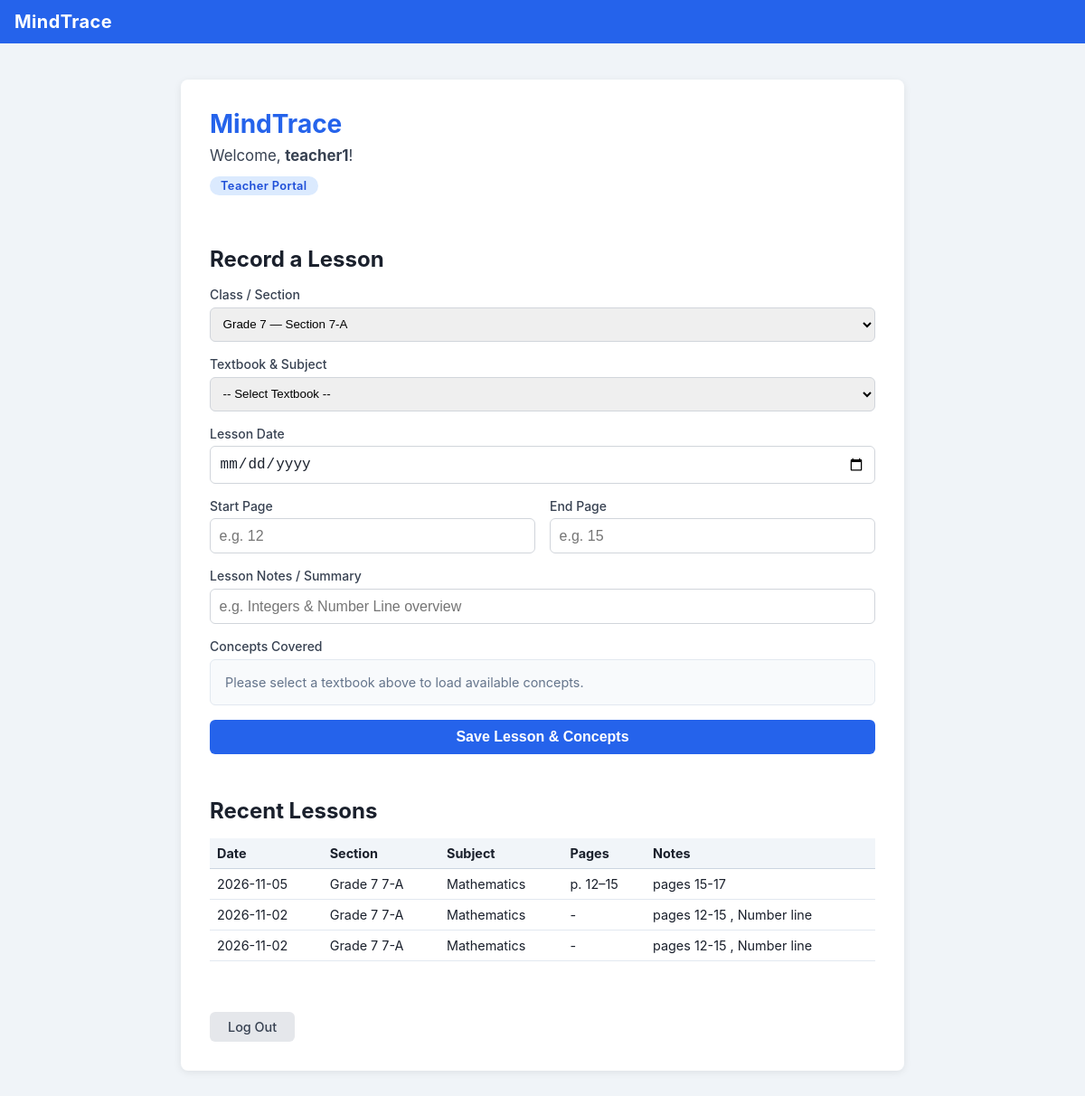
/dashboard/teacher (signed in), run on the app's committed database.
### tables this page shows
CREATE TABLE lessons (
            id          INTEGER PRIMARY KEY AUTOINCREMENT,
            teacher_id  INTEGER NOT NULL REFERENCES users(id),
            section_id  INTEGER NOT NULL REFERENCES sections(id),
            subject_id  INTEGER NOT NULL REFERENCES subjects(id),
            lesson_date TEXT    NOT NULL,
            notes       TEXT
        , page_start INTEGER, page_end INTEGER);

CREATE TABLE classes (
            id   INTEGER PRIMARY KEY AUTOINCREMENT,
            name TEXT    NOT NULL UNIQUE
        );

CREATE TABLE sections (
            id       INTEGER PRIMARY KEY AUTOINCREMENT,
            class_id INTEGER NOT NULL REFERENCES classes(id),
            name     TEXT    NOT NULL,
            UNIQUE (class_id, name)
        );

CREATE TABLE subjects (
            id   INTEGER PRIMARY KEY AUTOINCREMENT,
            name TEXT    NOT NULL UNIQUE
        );

### app.py (the view)
@app.route("/dashboard/teacher")
def teacher_dashboard():
    if session.get("role") != "teacher":
        return redirect(url_for("login"))
    conn = get_db()
    sections = conn.execute(
        """SELECT s.id, c.name as class_name, s.name as section_name
           FROM sections s JOIN classes c ON c.id = s.class_id"""
    ).fetchall()
    textbooks = conn.execute(
        """SELECT t.id, t.title, sub.name as subject_name, sub.id as subject_id
           FROM textbooks t JOIN subjects sub ON sub.id = t.subject_id"""
    ).fetchall()
    lessons = conn.execute(
        """SELECT l.id, l.lesson_date, l.notes, l.page_start, l.page_end, s.name as section_name, c.name as class_name, sub.name as subject_name, t.title as textbook_title
           FROM lessons l
           JOIN sections s ON s.id = l.section_id
           JOIN classes c ON c.id = s.class_id
           JOIN subjects sub ON sub.id = l.subject_id
           LEFT JOIN teacher_assignments ta ON ta.section_id = l.section_id AND ta.teacher_id = l.teacher_id
           LEFT JOIN textbooks t ON t.subject_id = l.subject_id
           WHERE l.teacher_id = ?
           ORDER BY l.id DESC LIMIT 10""",
        (session["user_id"],)
    ).fetchall()
    conn.close()
    return render_template(
        "teacher_dashboard.html",
        username=session["username"],
        sections=sections,
        textbooks=textbooks,
        lessons=lessons,
    )

### app.py (called while the page is built)
@app.before_request
def setup():
    init_db()

### database.py (called while the page is built)
def get_db():
    conn = sqlite3.connect(DB_PATH)
    conn.row_factory = sqlite3.Row
    conn.execute("PRAGMA foreign_keys = ON")
    conn.execute("PRAGMA recursive_triggers = ON")
    return conn

### templates/teacher_dashboard.html (shortened to what this page needs)
{% extends "base.html" %}
{% block content %}
<div class="dashboard-card" style="max-width: 800px;">
    <h1 class="dashboard-title">MindTrace</h1>
    <p class="welcome-message">Welcome, <strong>{{ username }}</strong>!</p>
    <span class="role-badge role-teacher">Teacher Portal</span>
    <section style="margin-top: 2rem;">
        <h2>Record a Lesson</h2>
        <form method="POST" action="{{ url_for('record_lesson') }}" style="margin-top: 1rem;">
            <div class="form-group">
                <label for="section_id">Class / Section</label>
                <select name="section_id" id="section_id" required style="width: 100%; padding: 0.6rem; border: 1px solid #d1d5db; border-radius: 0.375rem;">
                    {% for s in sections %}
                    <option value="{{ s.id }}">{{ s.class_name }} — Section {{ s.section_name }}</option>
                    {% endfor %}
                </select>
            </div>
            <div class="form-group">
                <label for="textbook_id">Textbook & Subject</label>
                <select name="textbook_id" id="textbook_id" required style="width: 100%; padding: 0.6rem; border: 1px solid #d1d5db; border-radius: 0.375rem;" onchange="loadConcepts(this.value)">
                    <option value="">-- Select Textbook --</option>
                </select>
            </div>
            <div class="form-group">
                <label for="lesson_date">Lesson Date</label>
                <input type="date" name="lesson_date" id="lesson_date" required style="width: 100%; padding: 0.6rem; border: 1px solid #d1d5db; border-radius: 0.375rem;">
            </div>
            <div class="form-group" style="display: flex; gap: 1rem;">
                <div style="flex: 1;">
                    <label for="page_start">Start Page</label>
                    <input type="number" name="page_start" id="page_start" placeholder="e.g. 12" style="width: 100%; padding: 0.6rem; border: 1px solid #d1d5db; border-radius: 0.375rem;">
                </div>
                <div style="flex: 1;">
                    <label for="page_end">End Page</label>
                    <input type="number" name="page_end" id="page_end" placeholder="e.g. 15" style="width: 100%; padding: 0.6rem; border: 1px solid #d1d5db; border-radius: 0.375rem;">
                </div>
            </div>
            <div class="form-group">
                <label for="notes">Lesson Notes / Summary</label>
                <input type="text" name="notes" id="notes" placeholder="e.g. Integers & Number Line overview" style="width: 100%; padding: 0.6rem; border: 1px solid #d1d5db; border-radius: 0.375rem;">
            </div>
            <div class="form-group">
                <label>Concepts Covered</label>
                <div id="concepts-container" style="background: #f8fafc; padding: 1rem; border: 1px solid #e2e8f0; border-radius: 0.375rem; max-height: 200px; overflow-y: auto;">
                    <p style="color: #64748b; font-size: 0.9rem;">Please select a textbook above to load available concepts.</p>
                </div>
            </div>
            <button type="submit" class="btn-primary" style="margin-top: 1rem;">Save Lesson & Concepts</button>
        </form>
    </section>
    <section style="margin-top: 3rem;">
        <h2>Recent Lessons</h2>
        {% if lessons %}
        <table style="width: 100%; margin-top: 1rem; border-collapse: collapse; font-size: 0.9rem;">
            <thead>
                <tr style="background: #f1f5f9; text-align: left;">
                    <th style="padding: 0.5rem; border-bottom: 1px solid #cbd5e1;">Date</th>
                    <th style="padding: 0.5rem; border-bottom: 1px solid #cbd5e1;">Section</th>
                    <th style="padding: 0.5rem; border-bottom: 1px solid #cbd5e1;">Subject</th>
                    <th style="padding: 0.5rem; border-bottom: 1px solid #cbd5e1;">Pages</th>
                    <th style="padding: 0.5rem; border-bottom: 1px solid #cbd5e1;">Notes</th>
                </tr>
            </thead>
            <tbody>
                {% for l in lessons %}
                <tr>
                    <td style="padding: 0.5rem; border-bottom: 1px solid #e2e8f0;">{{ l.lesson_date }}</td>
                    <td style="padding: 0.5rem; border-bottom: 1px solid #e2e8f0;">{{ l.class_name }} {{ l.section_name }}</td>
                    <td style="padding: 0.5rem; border-bottom: 1px solid #e2e8f0;">{{ l.subject_name }}</td>
                    <td style="padding: 0.5rem; border-bottom: 1px solid #e2e8f0;">
                        {% if l.page_start and l.page_end %}
                            p. {{ l.page_start }}–{{ l.page_end }}
                        {% elif l.page_start %}
                            p. {{ l.page_start }}
                        {% else %}
                            -
                        {% endif %}
                    </td>
                    <td style="padding: 0.5rem; border-bottom: 1px solid #e2e8f0;">{{ l.notes or '-' }}</td>
                </tr>
                {% endfor %}
            </tbody>
        </table>
        {% else %}
        <p style="color: #64748b; margin-top: 0.5rem;">No lessons recorded yet.</p>
        {% endif %}
    </section>
    <div style="margin-top: 2rem;">
        <a href="{{ url_for('logout') }}" class="btn-logout">Log Out</a>
    </div>
</div>
{% endblock %}

### static/style.css (style rules this page uses)
*, *::before, *::after { box-sizing: border-box; margin: 0; padding: 0; }
body { font-family: -apple-system, BlinkMacSystemFont, "Segoe UI", Roboto, Helvetica, Arial, sans-serif; background: #f0f4f8; color: #1a202c; min-height: 100vh; display: flex; flex-direction: column; }
.form-group { margin-bottom: 1rem; }
.form-group label { display: block; font-size: 0.875rem; font-weight: 500; margin-bottom: 0.35rem; color: #374151; }
.form-group input { width: 100%; padding: 0.6rem 0.75rem; border: 1px solid #d1d5db; border-radius: 0.375rem; font-size: 1rem; color: #1a202c; outline: none; transition: border-color 0.15s; }
.btn-primary { display: block; width: 100%; padding: 0.65rem; margin-top: 1.25rem; background: #2563EB; color: #ffffff; font-size: 1rem; font-weight: 600; border: none; border-radius: 0.375rem; cursor: pointer; transition: background 0.15s; }
.btn-logout { display: inline-block; margin-top: 1.5rem; padding: 0.5rem 1.25rem; background: #e5e7eb; color: #374151; font-size: 0.9rem; font-weight: 500; border-radius: 0.375rem; text-decoration: none; transition: background 0.15s; }
.dashboard-card { background: #ffffff; border-radius: 0.5rem; box-shadow: 0 2px 8px rgba(0, 0, 0, 0.08); padding: 2rem; width: 100%; max-width: 560px; }
.dashboard-title { font-size: 1.75rem; font-weight: 700; color: #2563EB; margin-bottom: 0.5rem; }
.welcome-message { font-size: 1.05rem; color: #374151; margin-bottom: 0.75rem; }
.role-badge { display: inline-block; padding: 0.2rem 0.75rem; border-radius: 999px; font-size: 0.8rem; font-weight: 600; letter-spacing: 0.03em; margin-bottom: 1.5rem; }
.role-teacher { background: #dbeafe; color: #1d4ed8; }

### data on the page
lessons: lesson_date "2026-11-05", class_name "Grade 7", section_name "7-A", subject_name "Mathematics", page_start "12", page_end "15", notes "pages 15-17"
lessons: lesson_date "2026-11-02", class_name "Grade 7", section_name "7-A", subject_name "Mathematics", notes "pages 12-15 , Number line"
lessons: lesson_date "2026-11-02", class_name "Grade 7", section_name "7-A", subject_name "Mathematics", notes "pages 12-15 , Number line"

### other printed values
{{ username }} "teacher1"
form field section_id "Grade 7 — Section 7-A"
